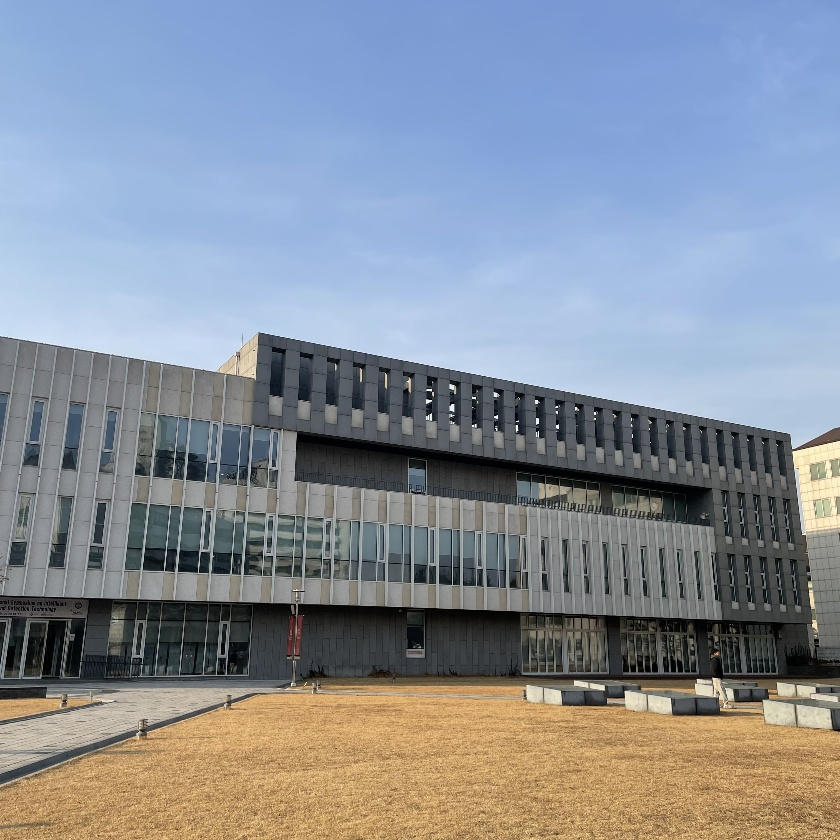
#> input picture morning_1.jpg, 840 x 840 px
$ python othertime.py
#> lines starting #> are read from the running program, lines starting #| are printed output that depends on the picture; after the words box and inside, x2 and y2 are one past the last pixel; in counts of white or black regions, pixels touching at a corner belong together
import cv2 as cv
import numpy as np
from matplotlib import pyplot as plt

def compute_canvas_size_and_offset(reference_img, img_list, homographies):
    ref_h, ref_w, _ = reference_img.shape
    corners = np.array([[0, 0], [ref_w, 0], [ref_w, ref_h], [0, ref_h]], dtype=np.float32).reshape(-1, 1, 2)

    all_corners = [corners]
    for img, H in zip(img_list, homographies):
        h, w = img.shape[:2]
        img_corners = np.array([[0, 0], [w, 0], [w, h], [0, h]], dtype=np.float32).reshape(-1, 1, 2)
        transformed_corners = cv.perspectiveTransform(img_corners, H)
        all_corners.append(transformed_corners)

    all_corners = np.concatenate(all_corners, axis=0)
    x_min, y_min = np.int32(all_corners.min(axis=0).ravel())
    x_max, y_max = np.int32(all_corners.max(axis=0).ravel())

    canvas_width = x_max - x_min
    canvas_height = y_max - y_min
    offset = (-x_min, -y_min)

    return canvas_width, canvas_height, offset

def compute_overlap_mask(canvas_shape, img, H, offset):
    h, w = img.shape[:2]
    corners = np.array([[0, 0], [w, 0], [w, h], [0, h]], dtype=np.float32).reshape(-1, 1, 2)
    transformed_corners = cv.perspectiveTransform(corners, H) + offset

    mask = np.zeros(canvas_shape[:2], dtype=np.uint8)
    cv.fillConvexPoly(mask, np.int32(transformed_corners), 255)
    return mask

# [5 lines left out: function compute_bounding_box, not called in this run]

def warp_image(canvas, img, H, offset):
    h, w = canvas.shape[:2]
    H_inv = np.linalg.inv(H)

    # 캔버스 좌표 생성
    y_coords, x_coords = np.indices((h, w))
    coords = np.stack([x_coords.ravel(), y_coords.ravel(), np.ones_like(x_coords).ravel()])
    coords[0] -= offset[0]
    coords[1] -= offset[1]

    # 역 매핑
    mapped_coords = H_inv @ coords
    mapped_coords /= mapped_coords[2]

    mapped_x = mapped_coords[0].reshape(h, w).astype(np.int32)
    mapped_y = mapped_coords[1].reshape(h, w).astype(np.int32)

    # 유효 범위 확인
    valid_idx = (0 <= mapped_x) & (mapped_x < img.shape[1]) & (0 <= mapped_y) & (mapped_y < img.shape[0])
    canvas[valid_idx] = img[mapped_y[valid_idx], mapped_x[valid_idx]]

# [5 lines left out: function blend_images, not called in this run]

def compute_overlap_region(mask1, mask2):
    return cv.bitwise_and(mask1, mask2)

def create_stronger_weighted_masks(overlap_mask, direction='horizontal', reverse=False, strength=4.0, blur_size=(15, 15)):
    h, w = overlap_mask.shape
    gradient = None

    if direction == 'horizontal':
        gradient = np.linspace(0, 1, w, dtype=np.float32).reshape(1, -1)
        if reverse:
            gradient = gradient[:, ::-1]  # Reverse gradient for right-to-left weight
        gradient = np.tile(gradient, (h, 1))
    elif direction == 'vertical':
        gradient = np.linspace(0, 1, h, dtype=np.float32).reshape(-1, 1)
        if reverse:
            gradient = gradient[::-1, :]
        gradient = np.tile(gradient, (1, w))

    gradient = np.power(gradient, strength)
    weighted_mask = (overlap_mask / 255.0) * gradient

    # 가우시안 블러 적용
    weighted_mask = cv.GaussianBlur(weighted_mask, blur_size, 0)
    return weighted_mask

def extract_gradient_mask_region(mask):
    coords = cv.findNonZero((mask > 0).astype(np.uint8))
    x, y, w, h = cv.boundingRect(coords)
    return mask[y:y+h, x:x+w]

# [31 lines left out: function blend_images_with_masks, not called in this run]

def resize_mask_to_canvas(mask, canvas_shape):
    return cv.resize(mask, (canvas_shape[1], canvas_shape[0]), interpolation=cv.INTER_LINEAR)

def apply_blended_mask(canvas, img, mask, H, offset):
    h, w = canvas.shape[:2]
    H_inv = np.linalg.inv(H)

    # 캔버스 좌표 생성
    y_coords, x_coords = np.indices((h, w))
    coords = np.stack([x_coords.ravel(), y_coords.ravel(), np.ones_like(x_coords).ravel()])
    coords[0] -= offset[0]
    coords[1] -= offset[1]

    # 역 매핑
    mapped_coords = H_inv @ coords
    mapped_coords /= mapped_coords[2]

    mapped_x = mapped_coords[0].reshape(h, w).astype(np.int32)
    mapped_y = mapped_coords[1].reshape(h, w).astype(np.int32)

    # 유효 범위 확인
    valid_idx = (0 <= mapped_x) & (mapped_x < img.shape[1]) & (0 <= mapped_y) & (mapped_y < img.shape[0])

    # 마스크 적용하여 블렌딩
    for i in range(3):  # 채널별로 처리
        canvas[..., i][valid_idx] = (
            canvas[..., i][valid_idx] * (1 - mask[valid_idx]) +
            img[mapped_y[valid_idx], mapped_x[valid_idx], i] * mask[valid_idx]
        )

# 이미지 로드
img1 = cv.imread('morning_1.jpg')
#> img1 is the input picture: shape (840, 840, 3); mean B, G, R 153.9, 143.1, 135.6
img2 = cv.imread('nice_2.jpg')
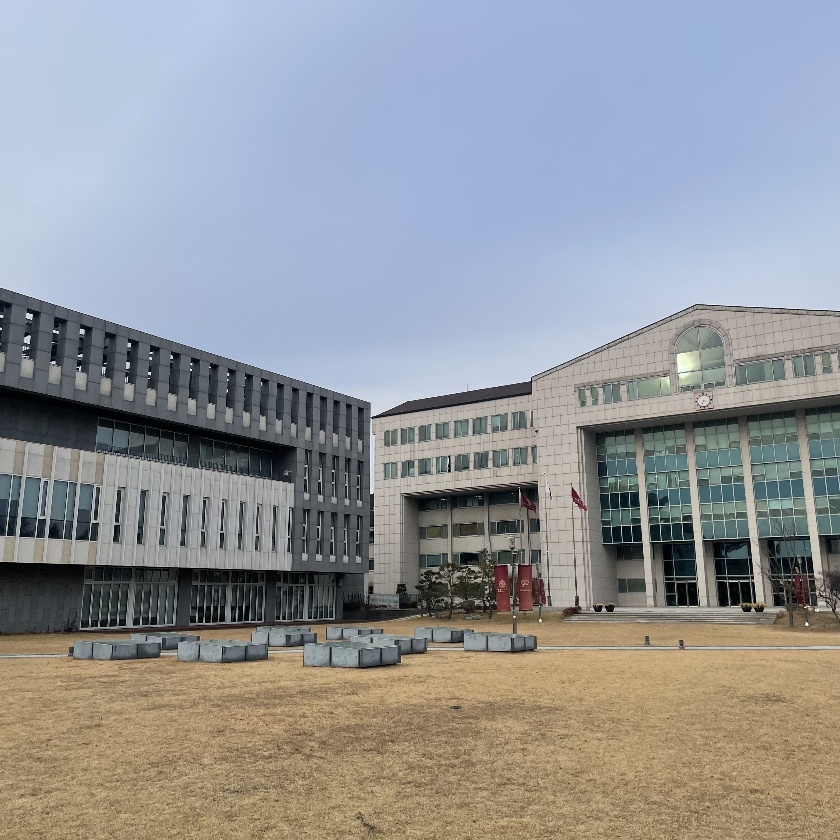
#> input picture nice_2.jpg, 840 x 840 px
#> img2 is the input picture: shape (840, 840, 3); mean B, G, R 153.3, 149.5, 146.8
img3 = cv.imread('final_3.jpg')
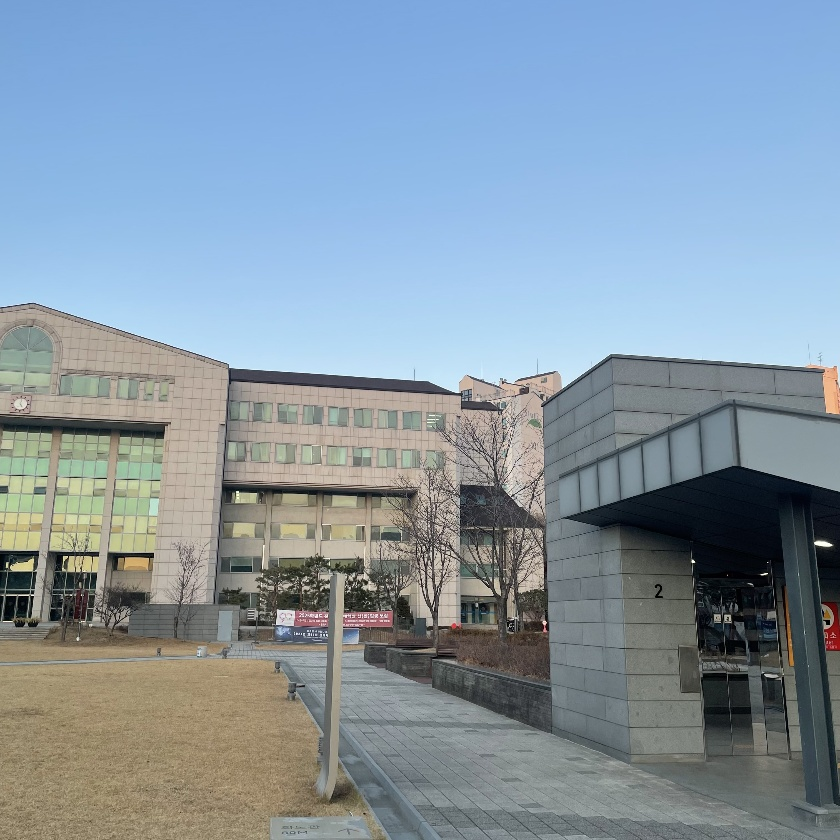
#> input picture final_3.jpg, 840 x 840 px
#> img3 is the input picture: shape (840, 840, 3); mean B, G, R 164.5, 150.8, 133.8

# SIFT 키포인트 탐지 및 매칭
sift = cv.SIFT_create()
kp1, des1 = sift.detectAndCompute(img1, None)
#> kp1 = 2126 keypoints; strongest (x, y, size): (557, 426, 2.4), (496, 417, 2.3), (536, 402, 2.7), (428, 401, 2.9)
kp2, des2 = sift.detectAndCompute(img2, None)
#> kp2 = 2393 keypoints; strongest (x, y, size): (129, 345, 2.7), (54, 331, 2), (150, 358, 2), (172, 357, 2.1)
kp3, des3 = sift.detectAndCompute(img3, None)
#> kp3 = 1637 keypoints; strongest (x, y, size): (693, 561, 2.2), (544, 623, 2.8), (64, 558, 2.8), (32, 592, 2.1)

# FLANN 매칭
flann = cv.FlannBasedMatcher({"algorithm": 1, "trees": 5}, {"checks": 50})
matches1 = flann.knnMatch(des1, des2, k=2)
#> matches1 = 2126 matches
matches3 = flann.knnMatch(des3, des2, k=2)
#> matches3 = 1637 matches

good_matches1 = [m for m, n in matches1 if m.distance / n.distance < 0.7]
#> good_matches1 = 91 matches
src_pts1 = np.float32([kp1[m.queryIdx].pt for m in good_matches1]).reshape(-1, 1, 2)
#> src_pts1 = 91 rows, first 8: [66.97, 559.7], [134.8, 640.5], [134.8, 640.5], [201.5, 550], [205.3, 555.4], [240.5, 600.1], [255.9, 579.7], [274.1, 468.3]
dst_pts1 = np.float32([kp2[m.trainIdx].pt for m in good_matches1]).reshape(-1, 1, 2)
#> dst_pts1 = 91 rows, first 8: [284.3, 441.2], [49.04, 501], [49.04, 501], [39.14, 516.8], [42.28, 522], [38.95, 448.2], [29.43, 542.1], [42.37, 517.4]
H12 = cv.findHomography(src_pts1, dst_pts1, cv.RANSAC, 5.0)[0]
#> H12 = [[1.92, -0.181, -753.9], [0.561, 1.71, -440.8], [0.00103, 8.21e-05, 1]]

good_matches3 = [m for m, n in matches3 if m.distance / n.distance < 0.7]
#> good_matches3 = 27 matches
src_pts3 = np.float32([kp3[m.queryIdx].pt for m in good_matches3]).reshape(-1, 1, 2)
#> src_pts3 = 27 rows, first 8: [7.17, 592.1], [26.19, 624.4], [29.55, 616.1], [30.28, 589.5], [31.83, 305.4], [33.02, 624.1], [38.66, 583.9], [44.46, 586.1]
dst_pts3 = np.float32([kp2[m.trainIdx].pt for m in good_matches3]).reshape(-1, 1, 2)
#> dst_pts3 = 27 rows, first 8: [730, 578.1], [752.7, 609.5], [754.6, 601.2], [749.4, 575], [695, 307.3], [759.5, 609], [756.3, 569.6], [762.2, 571.5]
H32 = cv.findHomography(src_pts3, dst_pts3, cv.RANSAC, 5.0)[0]
#> H32 = [[0.244, 0.13, 613], [-0.498, 0.852, 47.39], [-0.000826, -7.71e-05, 1]]

# 동적으로 캔버스 크기와 오프셋 계산
canvas_w, canvas_h, offset = compute_canvas_size_and_offset(img2, [img1, img3], [H12, H32])
#> the loop in compute_canvas_size_and_offset, `for img, H in zip(img_list, homographies):` made 2 passes
#> (h, w, img_corners) on passes 1 to 2: (840, 840, [[0, 0], [840, 0], [840, 840], [0, 840]]), (840, 840, [[0, 0], [840, 0], [840, 840], [0, 840]])
#> after the loop in compute_canvas_size_and_offset, `for img, H in zip(img_list, homographies):`: all_corners = [[[0, 0], [840, 0], [840, 840], [0, 840]], [[-753.9, -440.8], [461.9, 16.21], [366.7, 758.3], [-847.3, 929.3]], [[613, 47.39], [2670.2, -1211.2], [3837.7, 1428.8], [772.1, 816.3]]]
#> in compute_canvas_size_and_offset, `all_corners = np.concatenate(all_corners, axis=0)`: all_corners = [[0, 0], [840, 0], [840, 840], [0, 840], [-753.9, -440.8], [461.9, 16.21], [366.7, 758.3], [-847.3, 929.3], [613, 47.39], [2670.2, -1211.2], [3837.7, 1428.8], [772.1, 816.3]]
#> in compute_canvas_size_and_offset, `x_min, y_min = np.int32(all_corners.min(axis=0).ravel())`: x_min = -847; y_min = -1211
#> in compute_canvas_size_and_offset, `x_max, y_max = np.int32(all_corners.max(axis=0).ravel())`: x_max = 3837; y_max = 1428
#> in compute_canvas_size_and_offset, `canvas_width = x_max - x_min`: canvas_width = 4684
#> in compute_canvas_size_and_offset, `canvas_height = y_max - y_min`: canvas_height = 2639
#> in compute_canvas_size_and_offset, `offset = (-x_min, -y_min)`: offset = (847, 1211)
#> canvas_w = 4684; canvas_h = 2639; offset = (847, 1211)

# 캔버스 초기화
canvas = np.zeros((canvas_h, canvas_w, 3), dtype=np.uint8)

warp_image(canvas, img2, np.eye(3), offset)
#> in warp_image, `H_inv = np.linalg.inv(H)`: H_inv = [[1, 0, 0], [0, 1, 0], [0, 0, 1]]
#> in warp_image, `mapped_y = mapped_coords[1].reshape(h, w).astype(np.int32)`:
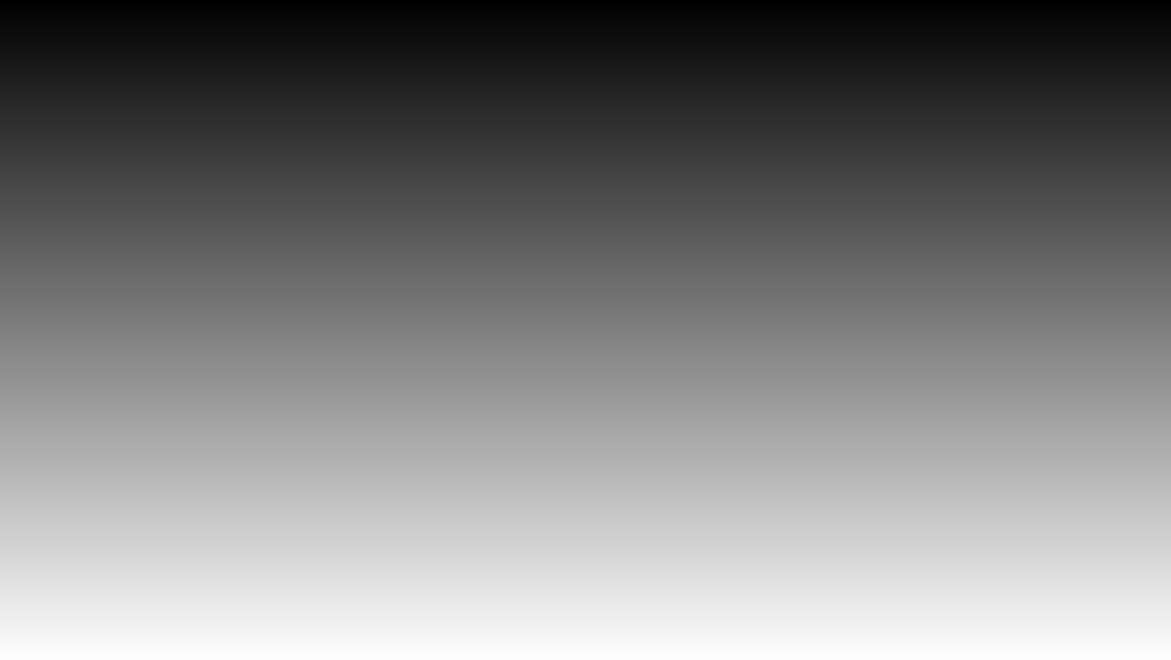
#> mapped_y: shape (2639, 4684) int32 (shown at 1/4 size); min -1211, max 1427, mean 108; drawn with min black and max white
#> in warp_image, `valid_idx = (0 <= mapped_x) & (mapped_x < img.shape[1]) & (0 <= mapped..`:
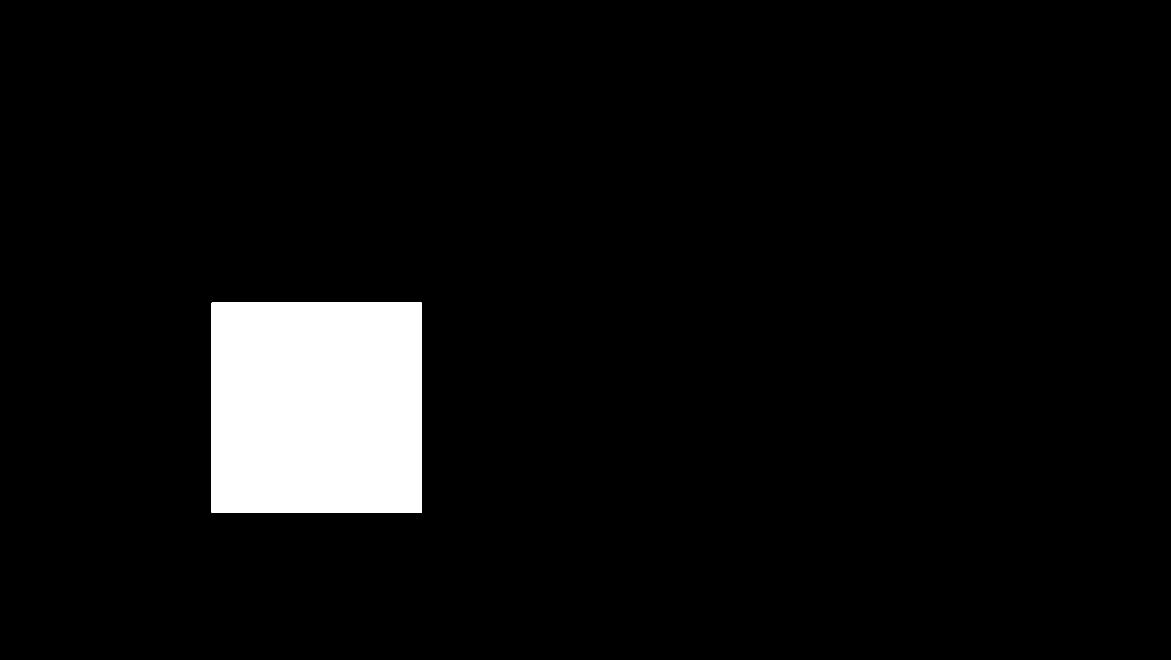
#> valid_idx: shape (2639, 4684) bool (shown at 1/4 size); 5.7% white; 1 white region, box (x1, y1, x2, y2) and area: (847, 1211, 1687, 2051) 705600
warp_image(canvas, img1, H12, offset)
#> in warp_image (call 2), `valid_idx = (0 <= mapped_x) & (mapped_x < img.shape[1]) & (0 <= mapped..`: valid_idx: shape (2639, 4684) bool; 10.5% white; 1 white region, box (x1, y1, x2, y2) and area: (0, 768, 1309, 2141) 1301843
warp_image(canvas, img3, H32, offset)
#> in warp_image (call 3), `valid_idx = (0 <= mapped_x) & (mapped_x < img.shape[1]) & (0 <= mapped..`: valid_idx: shape (2639, 4684) bool; 37.1% white; 1 white region, box (x1, y1, x2, y2) and area: (1460, 0, 4684, 2639) 4584920


# 겹치는 마스크 계산
mask1 = compute_overlap_mask((canvas_h, canvas_w), img1, H12, offset)
#> in compute_overlap_mask, `transformed_corners = cv.perspectiveTransform(corners, H) + offset`: transformed_corners = [[93.06, 770.2], [1308.9, 1227.2], [1213.7, 1969.3], [-0.343, 2140.3]]
#> in compute_overlap_mask, `cv.fillConvexPoly(mask, np.int32(transformed_corners), 255)`: mask: shape (2639, 4684); 10.5% white; 1 white region, box (x1, y1, x2, y2) and area: (0, 770, 1309, 2141) 1297700
mask2 = compute_overlap_mask((canvas_h, canvas_w), img2, np.eye(3), offset)
#> in compute_overlap_mask (call 2), `cv.fillConvexPoly(mask, np.int32(transformed_corners), 255)`: mask: shape (2639, 4684); 5.7% white; 1 white region, box (x1, y1, x2, y2) and area: (847, 1211, 1688, 2052) 707281
mask3 = compute_overlap_mask((canvas_h, canvas_w), img3, H32, offset)
#> in compute_overlap_mask (call 3), `cv.fillConvexPoly(mask, np.int32(transformed_corners), 255)`: mask: shape (2639, 4684); 37.1% white; 1 white region, box (x1, y1, x2, y2) and area: (1459, 0, 4684, 2639) 4583796

# 겹치는 영역 계산
overlap_mask1_2 = compute_overlap_region(mask1, mask2)
#> in compute_overlap_region, `return cv.bitwise_and(mask1, mask2)`: returned value: shape (2639, 4684); 2.6% white; 1 white region, box (x1, y1, x2, y2) and area: (847, 1211, 1309, 2022) 324488
overlap_mask2_3 = compute_overlap_region(mask2, mask3)
#> in compute_overlap_region (call 2), `return cv.bitwise_and(mask1, mask2)`: returned value: shape (2639, 4684); 1% white; 1 white region, box (x1, y1, x2, y2) and area: (1459, 1211, 1688, 2042) 124133


strong_weighted_mask2_1 = create_stronger_weighted_masks(overlap_mask1_2, direction='horizontal', reverse=False, strength=10.0, blur_size=(11, 11))
strong_weighted_mask3_2 = create_stronger_weighted_masks(overlap_mask2_3, direction='horizontal', reverse=True, strength=70.0, blur_size=(101, 101))

# 마스크 정규화
strong_weighted_mask2_1 = strong_weighted_mask2_1 / np.max(strong_weighted_mask2_1)
strong_weighted_mask3_2 = strong_weighted_mask3_2 / np.max(strong_weighted_mask3_2)


# 가중치 마스크를 캔버스 크기로 조정
strong_weighted_mask2_1 = resize_mask_to_canvas(strong_weighted_mask2_1, canvas.shape)
strong_weighted_mask3_2 = resize_mask_to_canvas(strong_weighted_mask3_2, canvas.shape)


# 모든 마스크를 이미지2에 적용
apply_blended_mask(canvas, img2, strong_weighted_mask2_1, np.eye(3), offset)
#> in apply_blended_mask, `H_inv = np.linalg.inv(H)`: H_inv = [[1, 0, 0], [0, 1, 0], [0, 0, 1]]
apply_blended_mask(canvas, img2, strong_weighted_mask3_2, np.eye(3), offset)

# 그래디언트 영역만 추출
cropped_mask2_1 = extract_gradient_mask_region(strong_weighted_mask2_1)
#> in extract_gradient_mask_region, `coords = cv.findNonZero((mask > 0).astype(np.uint8))`: coords = contour of 337318 points, box (x1, y1, x2, y2) (842, 1206, 1314, 2027), area 164144
#> in extract_gradient_mask_region, `x, y, w, h = cv.boundingRect(coords)`: x = 842; y = 1206; w = 472; h = 821
#> in extract_gradient_mask_region, `return mask[y:y+h, x:x+w]`:
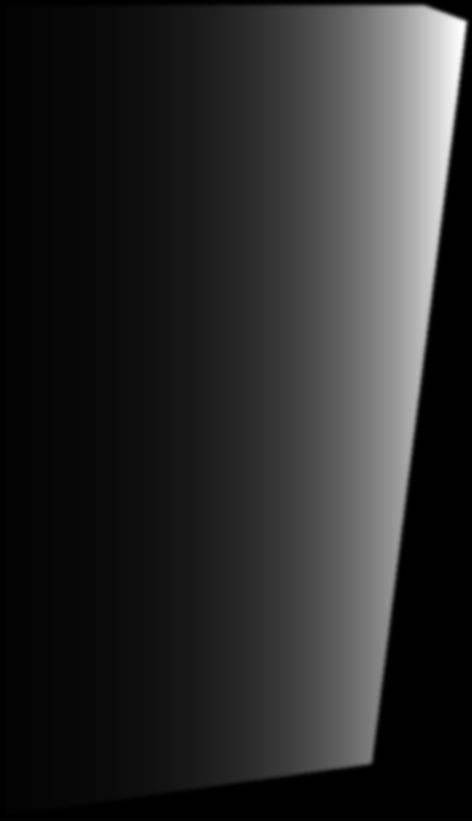
#> returned value: shape (821, 472) float64; min 0, max 1, mean 0.168
cropped_mask3_2 = extract_gradient_mask_region(strong_weighted_mask3_2)
#> in extract_gradient_mask_region (call 2), `coords = cv.findNonZero((mask > 0).astype(np.uint8))`: coords = contour of 240133 points, box (x1, y1, x2, y2) (1409, 1161, 1738, 2092), area 2760
#> in extract_gradient_mask_region (call 2), `x, y, w, h = cv.boundingRect(coords)`: x = 1409; y = 1161; w = 329; h = 931
#> in extract_gradient_mask_region (call 2), `return mask[y:y+h, x:x+w]`:
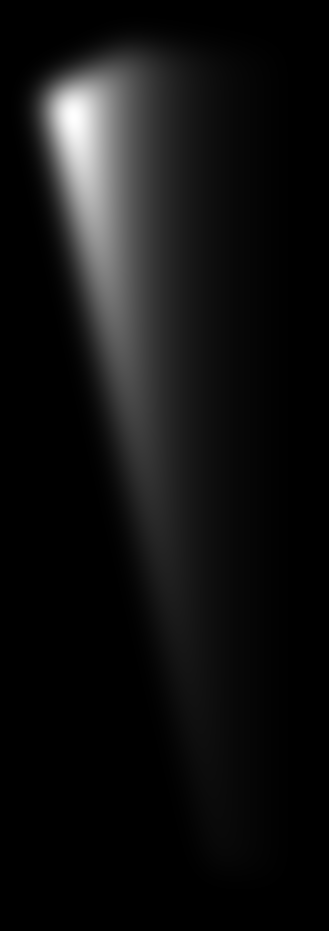
#> returned value: shape (931, 329) float64; min 0, max 1, mean 0.0675

highlighted_canvas = canvas.copy()
highlighted_canvas[strong_weighted_mask2_1 > 0] = [0, 255, 0]  # 겹치는 영역 1-2는 초록색으로 표시
highlighted_canvas[strong_weighted_mask3_2 > 0] = [255, 0, 0]  # 겹치는 영역 2-3은 빨간색으로 표시

# 시각화
plt.figure(figsize=(10, 5))
plt.imshow(cv.cvtColor(highlighted_canvas, cv.COLOR_BGR2RGB))
plt.title("Highlighted Overlapping Regions")
plt.axis('off')
plt.show()
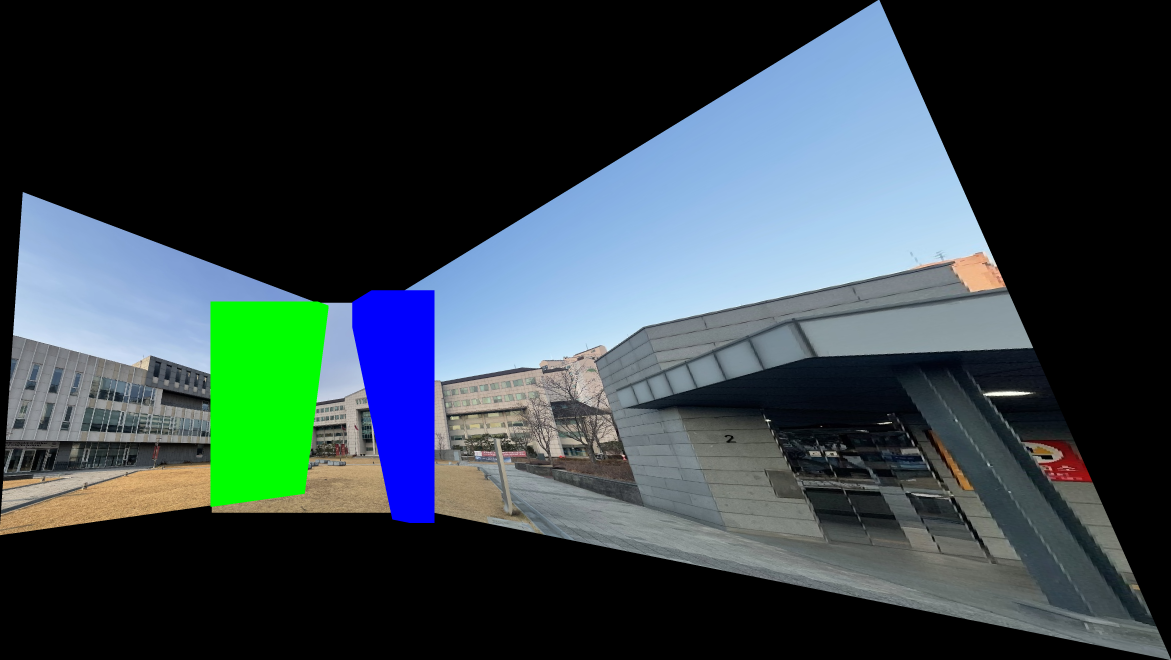
#> shown: shape (2639, 4684, 3) (shown at 1/4 size); mean R, G, B 54.1, 67.8, 71.9

# 자른 마스크 출력
plt.figure(figsize=(10, 5))
plt.subplot(1, 2, 1)
plt.imshow(strong_weighted_mask2_1, cmap='gray')
plt.title("Cropped Mask 2->1")
plt.axis('off')

plt.subplot(1, 2, 2)
plt.imshow(strong_weighted_mask3_2, cmap='gray')
plt.title("Cropped Mask 3->2")
plt.axis('off')
plt.show()

# 최종 결과 시각화
plt.figure(figsize=(10, 5))
plt.imshow(cv.cvtColor(canvas, cv.COLOR_BGR2RGB))
plt.axis('off')
plt.title("OtherTime Final Image")
plt.show()
